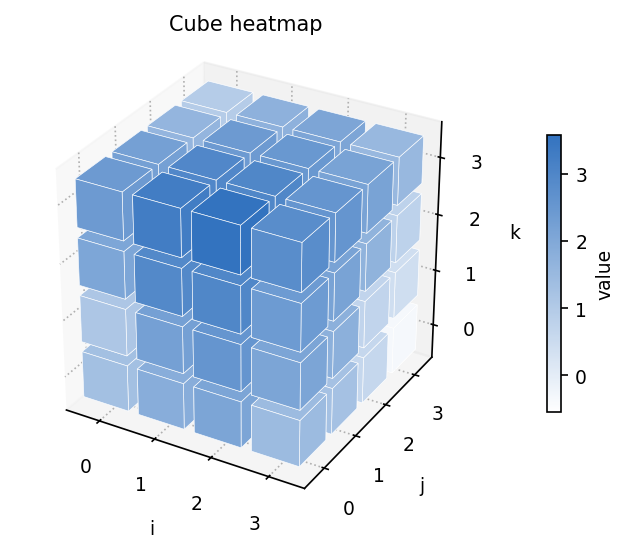

This figure's Python source:
"""cube_heatmap: 魔方热图（M*M*M 体素按值着色，留缝呈魔方状）."""
import sys, os; sys.path.insert(0, os.path.join(os.path.dirname(os.path.abspath(__file__)), '..', '..', '_utils', 'python'))
import numpy as np
import matplotlib.pyplot as plt
from mpl_toolkits.mplot3d.art3d import Poly3DCollection
from theme import apply_theme
from palette import sequential

# 单位立方体 6 个面的顶点索引（8 顶点编码为 (x,y,z) 的 0/1 组合）
_CORNERS = np.array([[0, 0, 0], [1, 0, 0], [1, 1, 0], [0, 1, 0],
                     [0, 0, 1], [1, 0, 1], [1, 1, 1], [0, 1, 1]], dtype=float)
_FACES = np.array([[0, 1, 2, 3], [4, 5, 6, 7], [0, 1, 5, 4],
                   [2, 3, 7, 6], [1, 2, 6, 5], [0, 3, 7, 4]])


def make_figure(data=None, size=0.82, title='Cube heatmap'):
    apply_theme()
    if data is None:
        rng = np.random.default_rng(3)
        m = 4
        i, j, k = np.meshgrid(np.arange(m), np.arange(m), np.arange(m),
                              indexing='ij')
        data = np.sin(0.9 * i) + np.cos(0.7 * j) + 0.5 * k
        data += rng.normal(0, 0.15, data.shape)
    data = np.asarray(data, dtype=float)
    m = data.shape[0]
    cmap = sequential('blue')
    norm = plt.Normalize(data.min(), data.max())

    # 所有体素的原点坐标 (n,3) 与对应值 (n,)
    grid = np.stack(np.meshgrid(np.arange(m), np.arange(m), np.arange(m),
                                indexing='ij'), axis=-1).reshape(-1, 3)
    vals = data.reshape(-1)
    # 顶点：每个体素 8 个角点，整体一次性广播组装 (n,8,3)
    verts = grid[:, None, :] + size * _CORNERS[None, :, :]
    # 面：每个体素 6 面 → (n*6, 4, 3)
    polys = verts[:, _FACES, :].reshape(-1, 4, 3)
    face_colors = np.repeat(cmap(norm(vals)), 6, axis=0)

    fig = plt.figure()
    ax = fig.add_subplot(projection='3d')
    pc = Poly3DCollection(polys, facecolors=face_colors,
                          edgecolors='white', linewidths=0.3)
    ax.add_collection3d(pc)
    lim = (-0.2, m - 1 + size + 0.2)
    ax.set_xlim(lim); ax.set_ylim(lim); ax.set_zlim(lim)
    ticks = np.arange(m) + size / 2
    ax.set_xticks(ticks); ax.set_yticks(ticks); ax.set_zticks(ticks)
    ax.set_xticklabels(np.arange(m)); ax.set_yticklabels(np.arange(m))
    ax.set_zticklabels(np.arange(m))
    ax.set_xlabel('i'); ax.set_ylabel('j'); ax.set_zlabel('k')
    ax.set_title(title)
    ax.set_box_aspect((1, 1, 1))
    mappable = plt.cm.ScalarMappable(norm=norm, cmap=cmap)
    fig.colorbar(mappable, ax=ax, shrink=0.6, pad=0.1, label='value')
    return fig


if __name__ == '__main__':
    fig = make_figure()
    fig.savefig(__file__.replace('.py', '.png'), dpi=150)
